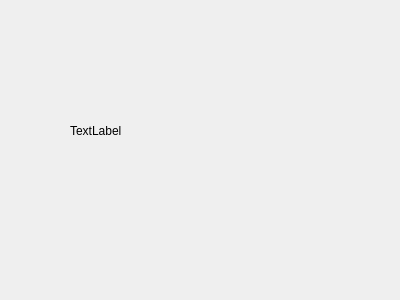
<?xml version="1.0" encoding="UTF-8"?>
<ui version="4.0">
 <class>Form</class>
 <widget class="QWidget" name="Form">
  <property name="geometry">
   <rect>
    <x>0</x>
    <y>0</y>
    <width>400</width>
    <height>300</height>
   </rect>
  </property>
  <property name="windowTitle">
   <string>Form</string>
  </property>
  <widget class="QLabel" name="screen">
   <property name="geometry">
    <rect>
     <x>70</x>
     <y>40</y>
     <width>281</width>
     <height>181</height>
    </rect>
   </property>
   <property name="text">
    <string>TextLabel</string>
   </property>
   <property name="scaledContents">
    <bool>true</bool>
   </property>
  </widget>
 </widget>
 <resources/>
 <connections/>
</ui>
